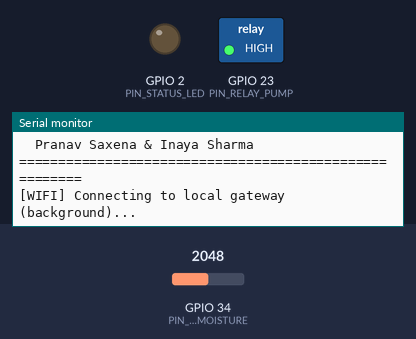
Simulated run of this sketch. Board: ESP32. Shown: switched loads named in the sketch (green lamp = pin HIGH), output pins drawn as LEDs (lit = HIGH), the last lines printed to the serial monitor. The test bench sets the inputs (shaded band); at power-on: GPIO 34 (PIN_SOIL_MOISTURE) = 2048. WiFi joins after 1.5 s; servers stay silent unless stated.

Above: at 1.7 s.
1.8 s: GPIO 34 (PIN_SOIL_MOISTURE) set to 221
At 4.4 s:
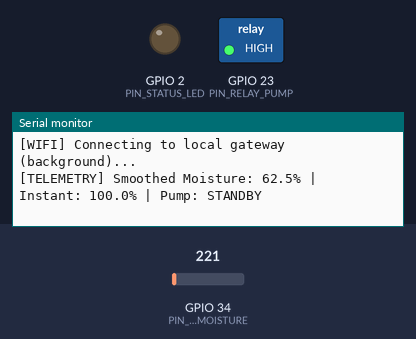
4.8 s: GPIO 34 (PIN_SOIL_MOISTURE) set to 186
At 8.2 s:
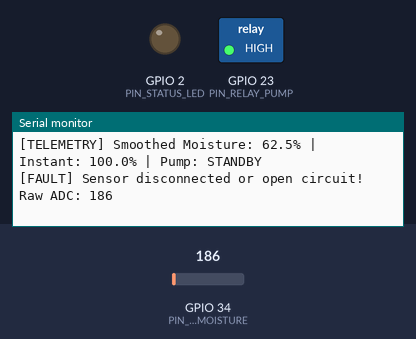

Measured:
- the behaviour switches between 200 and 199 on GPIO 34 (PIN_SOIL_MOISTURE) (found by bisection; images 1 and 2)
- after the input at 1.8 s, the serial monitor: prints a new line after 1.7 s (image 1)
- after the input at 4.8 s, the serial monitor: prints a new line after 2.2 s (image 2)

The sketch:

agrisense_edge_autonomous.ino
```cpp
/*
  ========================================================================================
  AgriSense Autonomous Edge IoT Firmware with Dual-Threshold Hysteresis & Failsafe Watchdog
  Platform: ESP32 DevKit V1 (Espressif)
  Authors: Pranav Saxena (Lead Developer, Class X-D) & Inaya Sharma (Co-Researcher)
  Purpose: Autonomous local edge pump control, sensor noise filtering, and cloud fallback.
  ========================================================================================
*/

#include <WiFi.h>
#include <HTTPClient.h>

// ==========================================
// 1. PIN CONFIGURATIONS (ADC1 Safe Pins)
// ==========================================
// Use ADC1 pins only when Wi-Fi is active (ADC2 is shared with Wi-Fi radio)
const int PIN_SOIL_MOISTURE    = 34; // Analog ADC1 Channel 6
const int PIN_RELAY_PUMP       = 23; // Digital Output to Active-LOW Relay Module
const int PIN_STATUS_LED       = 2;  // Onboard Blue Status LED

// ==========================================
// 2. AGRONOMIC & HYSTERESIS THRESHOLDS
// ==========================================
// Hysteresis prevents rapid relay switching ("chattering") near threshold boundary
const float THRESHOLD_LOW_TRIGGER   = 28.0; // Turn pump ON when moisture falls below 28%
const float THRESHOLD_HIGH_SHUTOFF  = 38.0; // Turn pump OFF when moisture rises above 38%

// ==========================================
// 3. HARDWARE FAILSAFE SAFETY LIMITS
// ==========================================
// Protects against soil flooding and pump motor burnout if sensor floats or shorts
const unsigned long MAX_PUMP_DURATION_MS = 120000; // 2 minutes (120,000 ms) max continuous runtime
const unsigned long MANDATORY_SOAK_DELAY_MS = 900000; // 15 minutes rest to allow soil percolation
const unsigned long SENSOR_SAMPLE_INTERVAL_MS = 3500; // Sample every 3.5 seconds

// Capacitive Sensor Raw Calibration Constants (3.3V ADC, 12-bit: 0 - 4095)
const int SENSOR_AIR_RAW   = 3450; // Dry air baseline reading
const int SENSOR_WATER_RAW = 1450; // Fully submerged in water reading

// ==========================================
// 4. NETWORK CONFIGURATION (Optional Cloud Ingest)
// ==========================================
const char* WIFI_SSID     = "AgriSense_Local_AP";
const char* WIFI_PASSWORD = "agrisense_secure";
const char* CLOUD_API_URL = "http://192.168.1.100:8000/api/v1/local-advisory";

// ==========================================
// 5. RUNTIME STATE VARIABLES
// ==========================================
bool isPumpActive = false;
unsigned long pumpStartTime = 0;
unsigned long lastPumpStopTime = 0;
unsigned long lastSampleTime = 0;
float smoothedMoisture = 50.0; // Exponential Moving Average (EMA) filter state
unsigned long totalPumpRunCycles = 0;

// Relay Active State Helper (Most relay boards are Active-LOW)
void setRelayState(bool turnOn) {
  if (turnOn) {
    digitalWrite(PIN_RELAY_PUMP, LOW);  // Relay ON (Active-LOW)
    digitalWrite(PIN_STATUS_LED, HIGH); // LED ON
    isPumpActive = true;
  } else {
    digitalWrite(PIN_RELAY_PUMP, HIGH); // Relay OFF (Active-LOW)
    digitalWrite(PIN_STATUS_LED, LOW);  // LED OFF
    isPumpActive = false;
  }
}

// ==========================================
// 6. SENSOR READ & NOISE FILTERING
// ==========================================
float readCalibratedMoisture() {
  // Multisampling: average 8 consecutive ADC samples to smooth electrical noise
  long sum = 0;
  for (int i = 0; i < 8; i++) {
    sum += analogRead(PIN_SOIL_MOISTURE);
    delayMicroseconds(50);
  }
  int rawValue = sum / 8;

  // Sensor Sanity Validation: Detect disconnected or shorted probes
  if (rawValue < 200 || rawValue > 4080) {
    Serial.printf("[FAULT] Sensor disconnected or open circuit! Raw ADC: %d\n", rawValue);
    return -1.0; // Invalidate reading
  }

  // Constrain to calibrated physical range
  int clamped = constrain(rawValue, SENSOR_WATER_RAW, SENSOR_AIR_RAW);

  // Inverse mapping: higher raw voltage = lower capacitance = drier soil
  float percentage = (float)map(clamped, SENSOR_AIR_RAW, SENSOR_WATER_RAW, 0, 100);
  return percentage;
}

// ==========================================
// 7. ARDUINO SETUP
// ==========================================
void setup() {
  Serial.begin(115200);
  delay(500);

  Serial.println("\n=======================================================");
  Serial.println("  AgriSense Autonomous Edge Firmware v2.1 (Hardened)");
  Serial.println("  Pranav Saxena & Inaya Sharma");
  Serial.println("=======================================================");

  pinMode(PIN_RELAY_PUMP, OUTPUT);
  pinMode(PIN_STATUS_LED, OUTPUT);
  setRelayState(false); // Ensure pump is OFF on power-up

  // Set ADC attenuation to 11dB for full 0 - 3.3V range
  analogSetAttenuation(ADC_11db);

  // Initialize Wi-Fi in background (Non-blocking fallback)
  WiFi.mode(WIFI_STA);
  WiFi.begin(WIFI_SSID, WIFI_PASSWORD);
  Serial.println("[WIFI] Connecting to local gateway (background)...");
}

// ==========================================
// 8. AUTONOMOUS MAIN LOOP
// ==========================================
void loop() {
  unsigned long now = millis();

  // --- TASK 1: Sensor Sampling & Moving Average Filter ---
  if (now - lastSampleTime >= SENSOR_SAMPLE_INTERVAL_MS) {
    lastSampleTime = now;

    float instantMoisture = readCalibratedMoisture();
    if (instantMoisture >= 0.0) {
      // Exponential Moving Average (alpha = 0.25)
      smoothedMoisture = (0.25f * instantMoisture) + (0.75f * smoothedMoisture);

      Serial.printf("[TELEMETRY] Smoothed Moisture: %.1f%% | Instant: %.1f%% | Pump: %s\n",
                    smoothedMoisture, instantMoisture, isPumpActive ? "ACTIVE" : "STANDBY");

      // --- TASK 2: Dual-Threshold Hysteresis Evaluation ---
      if (!isPumpActive) {
        // Condition: Soil is dry (< 28%) AND mandatory soak interval has elapsed
        bool soakReady = (lastPumpStopTime == 0) || (now - lastPumpStopTime >= MANDATORY_SOAK_DELAY_MS);
        if (smoothedMoisture < THRESHOLD_LOW_TRIGGER) {
          if (soakReady) {
            Serial.printf("[ACTION] Soil moisture (%.1f%%) < Low Trigger (%.1f%%) -> STARTING PUMP\n",
                          smoothedMoisture, THRESHOLD_LOW_TRIGGER);
            setRelayState(true);
            pumpStartTime = now;
            totalPumpRunCycles++;
          } else {
            unsigned long remainingSoakSec = (MANDATORY_SOAK_DELAY_MS - (now - lastPumpStopTime)) / 1000;
            Serial.printf("[SOAK DELAY] Soil dry, but soaking in progress. Remaining: %lu sec\n", remainingSoakSec);
          }
        }
      } else {
        // Pump is running: Check if moisture reached shutoff threshold
        if (smoothedMoisture >= THRESHOLD_HIGH_SHUTOFF) {
          Serial.printf("[ACTION] Soil replenished (%.1f%% >= %.1f%%) -> SHUTTING OFF PUMP\n",
                        smoothedMoisture, THRESHOLD_HIGH_SHUTOFF);
          setRelayState(false);
          lastPumpStopTime = now;
        }
      }
    } else {
      // Failsafe: if sensor reading failed and pump is active, shut off immediately
      if (isPumpActive) {
        Serial.println("[SAFETY] Sensor fault detected while pump active! Emergency shutoff.");
        setRelayState(false);
        lastPumpStopTime = now;
      }
    }
  }

  // --- TASK 3: Emergency Watchdog Cutoff ---
  if (isPumpActive && (now - pumpStartTime >= MAX_PUMP_DURATION_MS)) {
    Serial.println("[SAFETY WATCHDOG] Maximum pump runtime exceeded (120s)! Forcing emergency shutoff.");
    setRelayState(false);
    lastPumpStopTime = now;
  }
}
```
